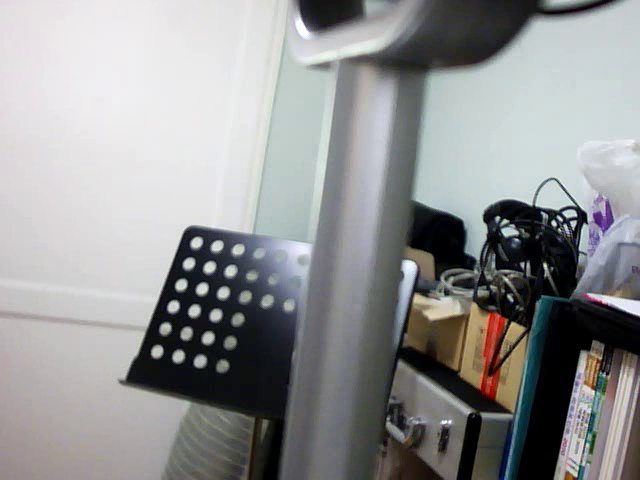
#> input picture frame 15 of 22/ImageProcessing/data/record0.avi, 640 x 480 px, given in place of duck1.mp4, which was not available
$ python worktest.py
#> lines starting #> are read from the running program, lines starting #| are printed output that depends on the picture; after the words box and inside, x2 and y2 are one past the last pixel; in counts of white or black regions, pixels touching at a corner belong together; pictures that were not available may be replaced by others from this repository, and a replacement may not be noted
# 0207.py
import cv2

lowerb1 = (0, 0, 0)
upperb1 = (255, 255, 180)

cap = cv2.VideoCapture('./data/duck1.mp4')

frame_size = (int(cap.get(cv2.CAP_PROP_FRAME_WIDTH)),
              int(cap.get(cv2.CAP_PROP_FRAME_HEIGHT)))
print('frame_size =', frame_size)

K = 5
while True:
    retval, frame = cap.read()  # 프레임 캡처
#> frame is the input picture: shape (480, 640, 3); mean B, G, R 147.7, 147.3, 146.5
    if not retval:
        break
    frame = cv2.resize(frame, (960, 540))
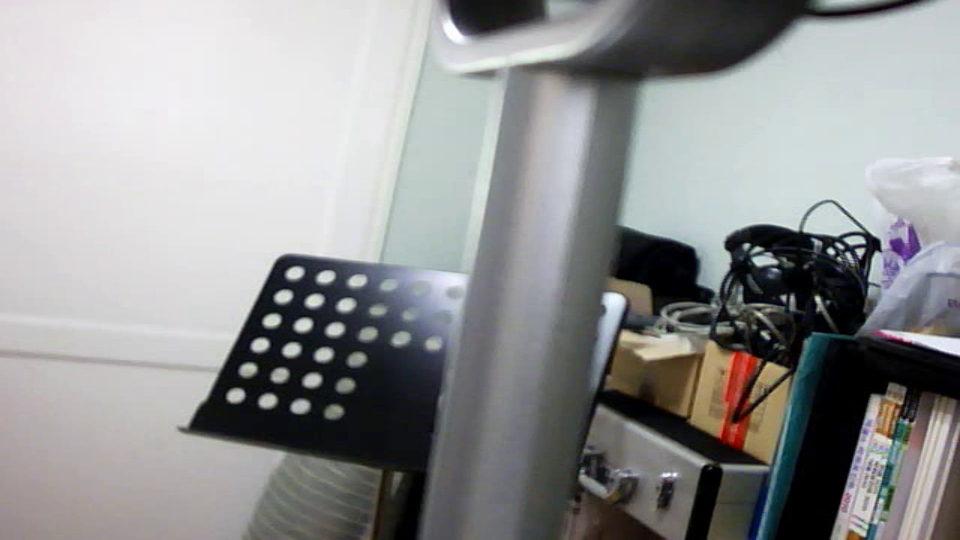
#> frame: shape (540, 960, 3); mean B, G, R 147.7, 147.2, 146.4

    gray = cv2.cvtColor(frame, cv2.COLOR_BGR2GRAY)
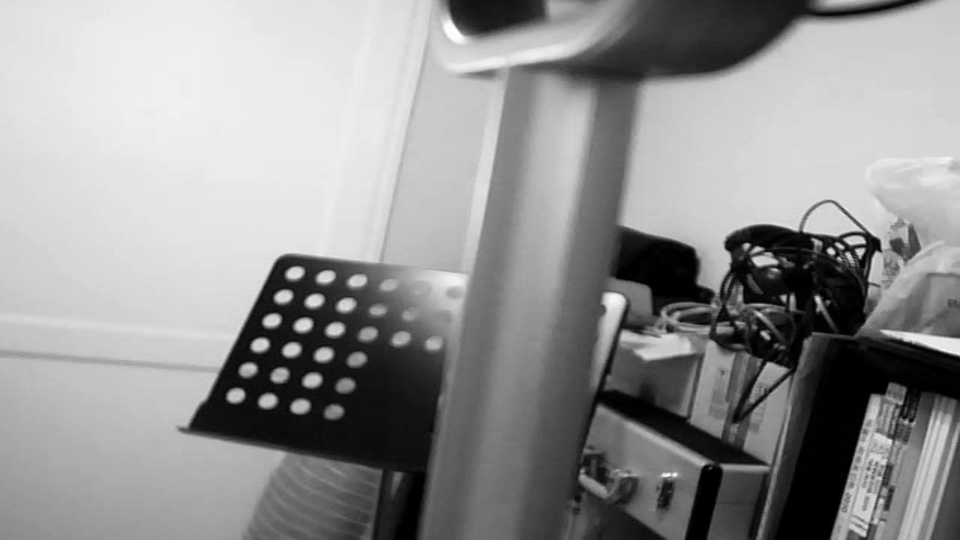
#> gray: shape (540, 960); min 0, max 255, mean 147
    ret, gray = cv2.threshold(gray, 200, 255, cv2.THRESH_BINARY)
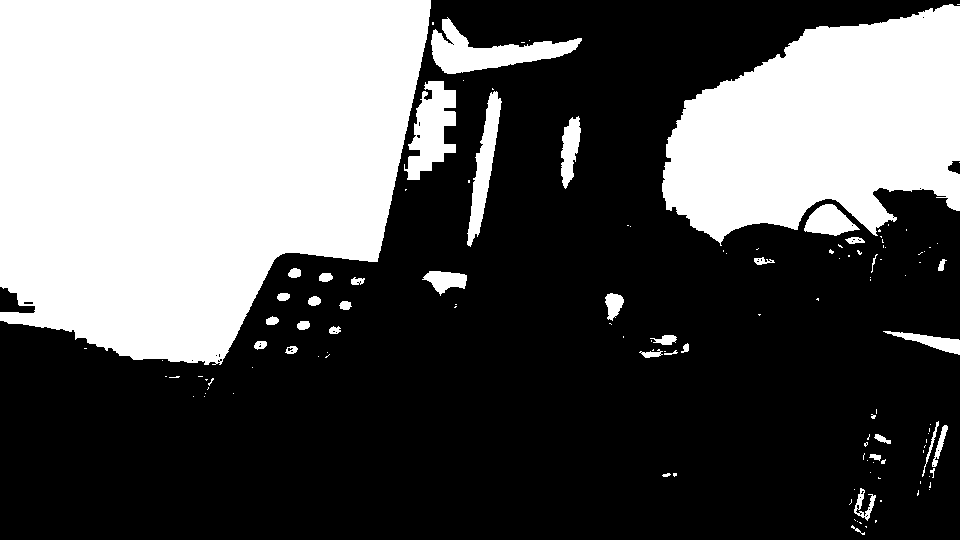
#> gray: shape (540, 960); 36.8% white; 127 white regions (90 under 20 px), largest, box (x1, y1, x2, y2) and area: (0, 0, 431, 365) 126692, (662, 4, 960, 246) 49025, (431, 17, 582, 74) 3469

    hsv1 = cv2.cvtColor(frame, cv2.COLOR_BGR2HSV)
#> hsv1: shape (540, 960, 3); mean H, S, V 84.1, 30.7, 151.8
    dst1 = cv2.inRange(hsv1, lowerb1, upperb1)
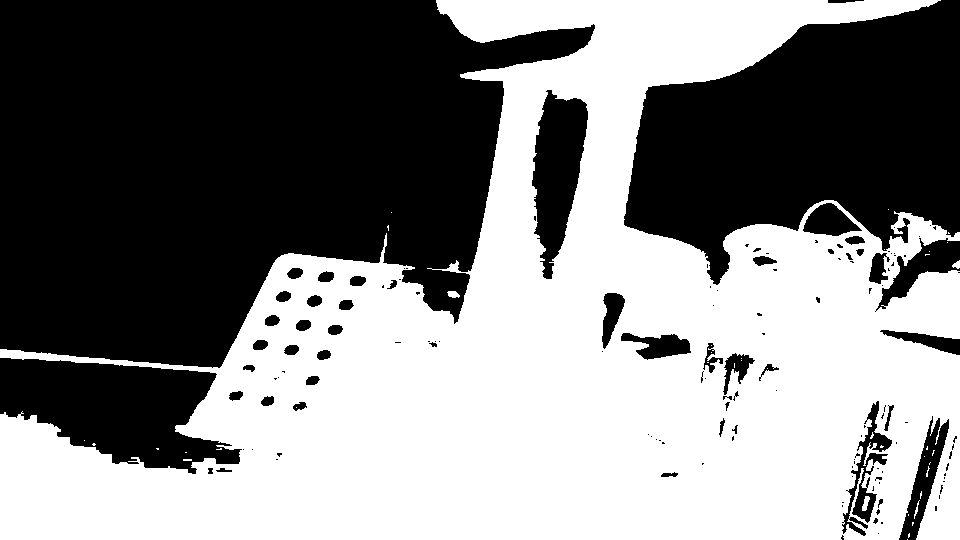
#> dst1: shape (540, 960); 51% white; 140 black regions (90 under 20 px), largest, box (x1, y1, x2, y2) and area: (0, 0, 595, 368) 155602, (624, 0, 960, 285) 60552, (0, 358, 242, 474) 17107
    dst1 = cv2.bitwise_not(dst1)

    cv2.imshow('frame', frame)
    cv2.imshow('gray', gray)  # threshold
    cv2.imshow('dst1', dst1)  # inRange

    key = cv2.waitKey(0)
#> (key Esc is pressed here)
    if key == 27:  # Esc
        break
if cap.isOpened():
    cap.release()
cv2.destroyAllWindows()

$ run again, starting later in the video
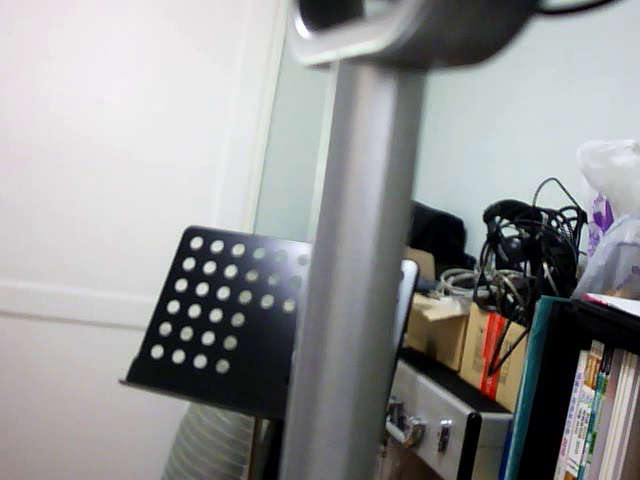
#> input picture frame 69 of 22/ImageProcessing/data/record0.avi, 640 x 480 px, given in place of duck1.mp4, which was not available
#> frame is the input picture: shape (480, 640, 3); mean B, G, R 147.8, 147.5, 146.9
#> frame: shape (540, 960, 3)
#> `ret, gray = cv2.threshold(gray, 200, 255, cv2.THRESH_BINARY)`:
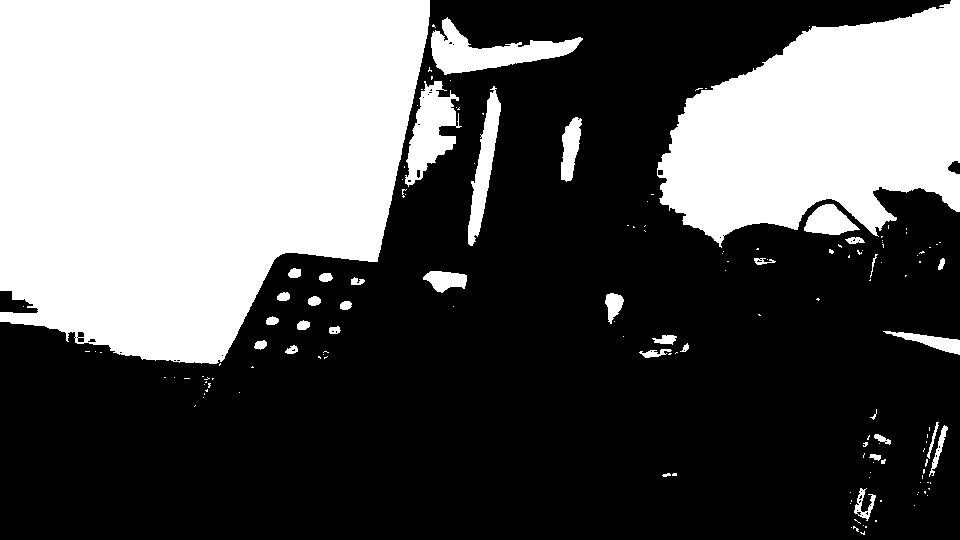
#> gray: shape (540, 960); 36.9% white; 152 white regions (117 under 20 px), largest, box (x1, y1, x2, y2) and area: (0, 0, 430, 364) 126657, (657, 0, 960, 248) 49407, (431, 17, 583, 75) 3564
#> hsv1: shape (540, 960, 3); mean H, S, V 84.8, 31.1, 152.1
#> `dst1 = cv2.inRange(hsv1, lowerb1, upperb1)`:
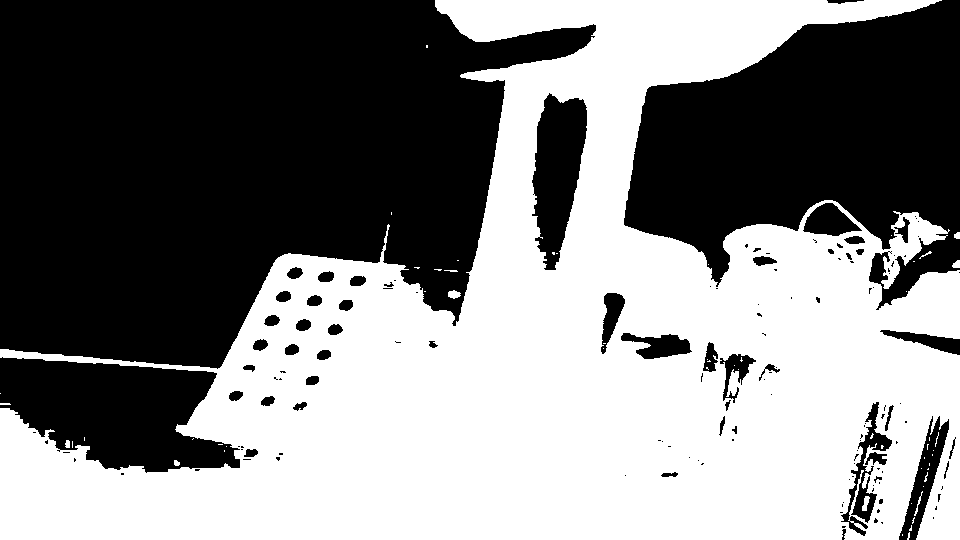
#> dst1: shape (540, 960); 50.7% white; 140 black regions (90 under 20 px), largest, box (x1, y1, x2, y2) and area: (0, 0, 596, 369) 155785, (624, 0, 960, 310) 63082, (0, 357, 240, 473) 18366

$ run again, starting later in the video
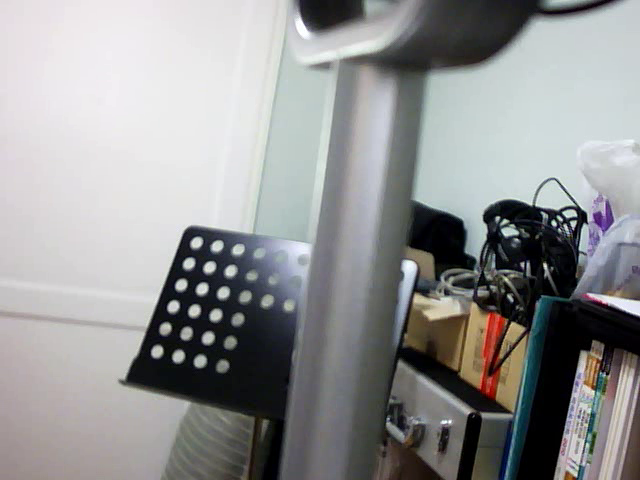
#> input picture frame 123 of 22/ImageProcessing/data/record0.avi, 640 x 480 px, given in place of duck1.mp4, which was not available
#> frame is the input picture: shape (480, 640, 3); mean B, G, R 147.8, 147.5, 146.9
#> frame: shape (540, 960, 3)
#> `ret, gray = cv2.threshold(gray, 200, 255, cv2.THRESH_BINARY)`:
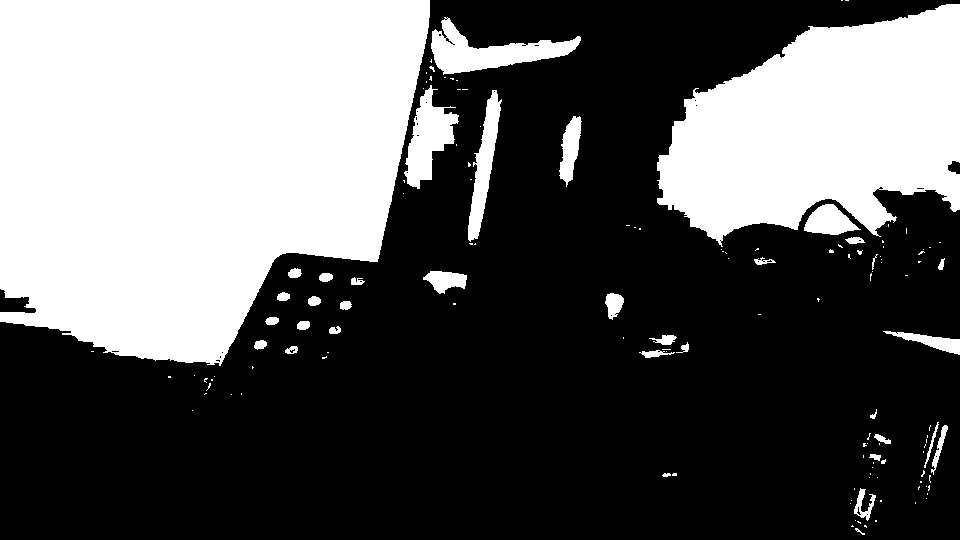
#> gray: shape (540, 960); 36.8% white; 139 white regions (103 under 20 px), largest, box (x1, y1, x2, y2) and area: (0, 0, 430, 366) 126794, (657, 4, 960, 247) 49300, (431, 17, 581, 75) 3559
#> hsv1: shape (540, 960, 3); mean H, S, V 85.5, 31.3, 152
#> `dst1 = cv2.inRange(hsv1, lowerb1, upperb1)`:
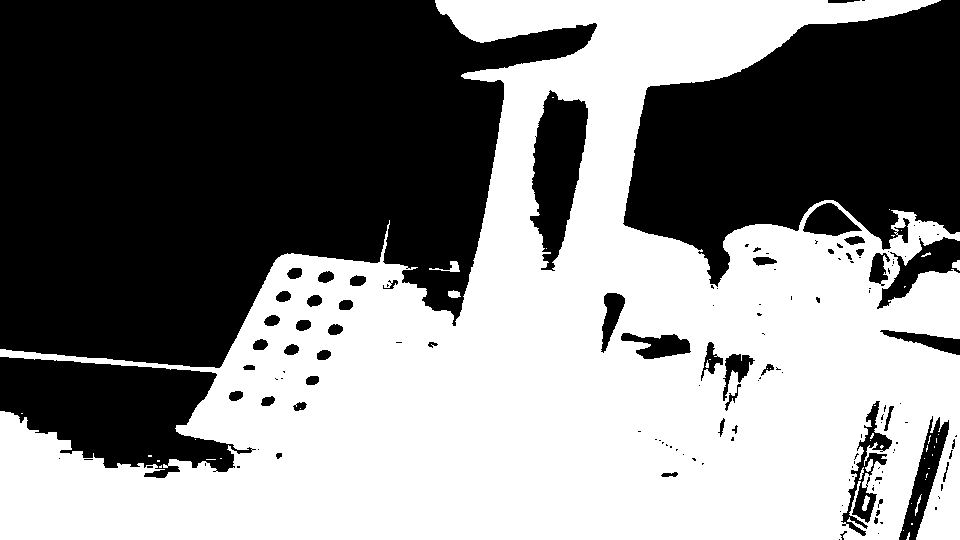
#> dst1: shape (540, 960); 50.8% white; 140 black regions (87 under 20 px), largest, box (x1, y1, x2, y2) and area: (0, 0, 597, 368) 155693, (623, 0, 960, 287) 60572, (0, 357, 256, 478) 18164
